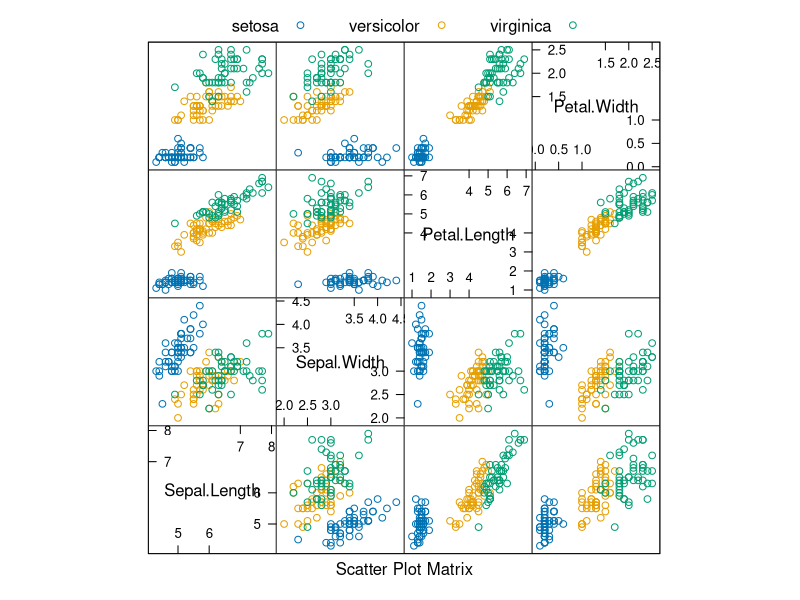
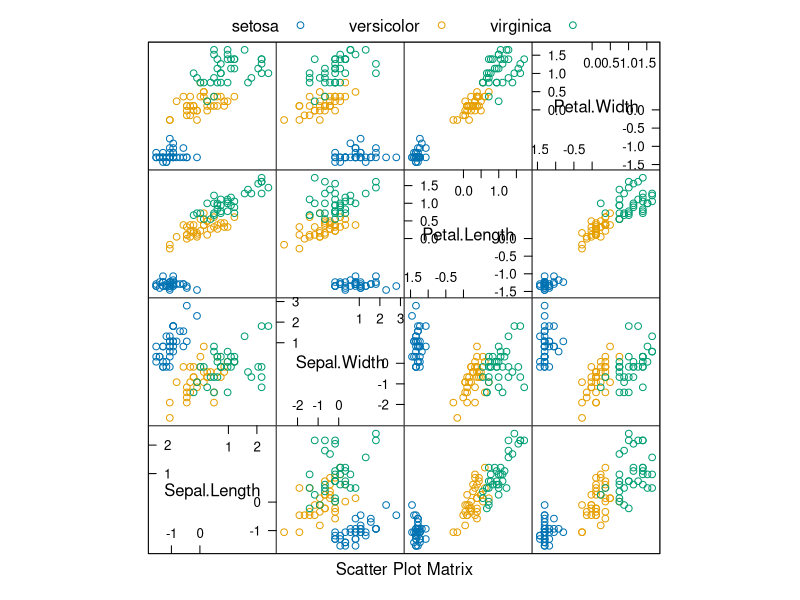

The R source for these figures, in order: (Note: this script raises an error after producing the figures.)
library(caret)
set.seed(42)

# The iris dataset
data(iris)

head(iris)

summary(iris)

# look at the data
featurePlot(x = iris[, 1:4],
            y = iris$Species,
            plot = "pairs",
            ## Add a key at the top
            auto.key = list(columns = 3))

# seperate train and test
trainIndex <- createDataPartition(iris$Species,   # data labels
                                  p = .7,         # percentage used for training
                                  list = FALSE,   # return matrix instead of list
                                  times = 1)      # how many slices?
head(trainIndex)

# training data
train_data <- iris[trainIndex,1:4]
train_labels <- iris[trainIndex,5]

# test data
test_data <- iris[-trainIndex,1:4]
test_labels <- iris[-trainIndex,5]

table(train_labels)

table(test_labels)# pre process the data

preprocess_methods <- c("center", "scale")

# determine transformation values
preprocess <- preProcess(train_data,
                         method=preprocess_methods)
help(preProcess)

# apply transformation values
train_data.pre <- predict(preprocess, train_data)
test_data.pre <- predict(preprocess, test_data)

summary(train_data)
summary(train_data.pre)

featurePlot(x = train_data.pre,
            y = train_labels,
            plot = "pairs",
            ## Add a key at the top
            auto.key = list(columns = 3))

# train the model

# resampling methods / counts
train_control <- trainControl(method = "repeatedcv", # type of resampling
                              number = 10,           # number of folds
                              repeats = 2)           # repeats of whole process

# train a random forest
train_model.rf <- train(x=train_data.pre,      # data
                     y=train_labels,           # labels
                     method="rf",              # classification method
                     trControl=train_control,  # train control
                     metric="Accuracy",        # metric to determine best model
                     tuneLength=3)             # how many tuning parameters to try

train_model.rf

names(train_model.rf)

# train penalized logistic regression
train_model.plr <- train(x=train_data.pre,
                     y=train_labels,
                     method="plr",
                     trControl=train_control,
                     metric="Accuracy",
                     tuneLength=3)

train_model.plr

# results of the "best" model
train_model.rf$finalModel
train_model.plr$finalModel

# dive into the final model
class(train_model.rf$finalModel)
names(train_model.rf$finalModel)

plot(train_model.rf$finalModel)

class(train_model.plr$finalModel)
names(train_model.plr$finalModel)

# apply to test data
results.rf <- predict(train_model.rf, test_data.pre)
results.plr <- predict(train_model.plr, test_data.pre)

# side by side results
View(data.frame(test_labels,
           results.rf,
           results.plr))

# stats for the results
confusionMatrix(data=results.rf,
                reference=test_labels)

confusionMatrix(data=results.plr,
                reference=test_labels)

# variable importance
varImp(train_model.rf)

train_model.rf$finalModel$importance




